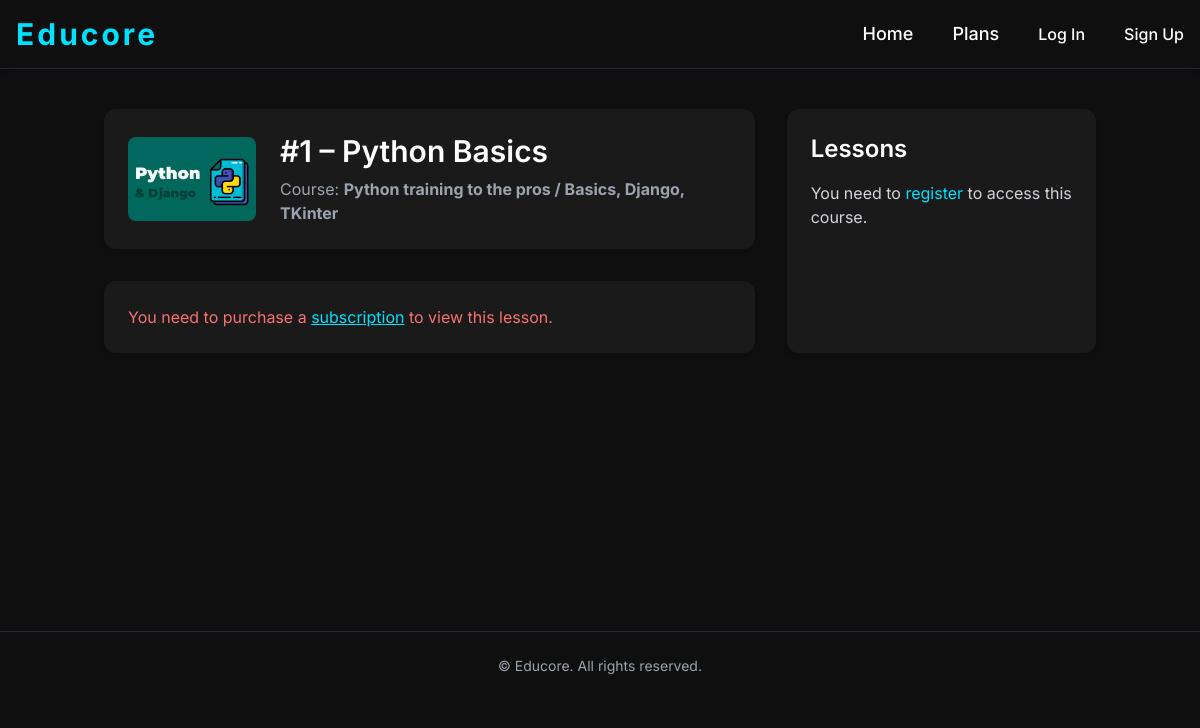
Screenshot of /course/python-django/python-first-lesson with the database file from the repository.
### courses/models.py (models this page shows, shortened)
class Course(models.Model):
    slug = models.SlugField('Unique course slug', unique=True)
    title = models.CharField('Course title', max_length=120)
    desc = models.TextField('Course description')
    image = models.ImageField('Image', default='default.jpg', upload_to='course_images')
    is_free = models.BooleanField('Free?', default=True)
    category = models.CharField('Category', max_length=50, choices=COURSE_CATEGORIES, default='all')
    def get_absolute_url(self):
        return reverse('course-detail', kwargs={'slug': self.slug})

class Lesson(models.Model):
    slug = models.SlugField('Unique lesson slug')
    title = models.CharField('Lesson title', max_length=120)
    desc = models.TextField('Lesson description')
    course = models.ForeignKey(Course, on_delete=models.CASCADE, verbose_name='Which course?')
    number = models.IntegerField('Lesson number')
    video = models.CharField('Video URL', max_length=100)

### courses/views.py (the view)
# urls.py: path('course/<slug>/<lesson_slug>', views.LessonDetailPage.as_view(), name='lesson-detail'),
class LessonDetailPage(DetailView):
    model = Course
    template_name = 'courses/lesson-detail.html'
    def get_context_data(self, *, object_list=None, **kwargs):
        ctx = super().get_context_data(**kwargs)
        course = Course.objects.filter(slug=self.kwargs['slug']).first()
        lesson = Lesson.objects.filter(slug=self.kwargs['lesson_slug']).first()
        lessons = Lesson.objects.filter(course=course).order_by('number')
        video_url = lesson.video
        if 'youtube.com' in video_url:
            try:
                lesson.video_embed = video_url.split('=')[1]
                ctx['video_source'] = 'youtube'
            except IndexError:
                lesson.video_embed = ''
                ctx['video_source'] = 'unknown'
        elif 'vimeo.com' in video_url:
            try:
                parts = video_url.split('/')
                video_id = parts[3]  # ID після vimeo.com/
                token = parts[4] if len(parts) > 4 else ''
                if token:
                    lesson.video_embed = f"{video_id}?h={token}"
                else:
                    lesson.video_embed = video_id
                    ctx['video_source'] = 'vimeo'
            except IndexError:
                lesson.video_embed = ''
                ctx['video_source'] = 'unknown'
        else:
            lesson.video_embed = ''
            ctx['video_source'] = 'unknown'
        ctx['lesson'] = lesson
        ctx['title'] = lesson.title
        ctx['lessons'] = Lesson.objects.filter(course=course).order_by('number')
        return ctx

### templates/courses/lesson-detail.html (shortened to what this page needs)
{% extends 'layout.html' %}
{% block main %}
<div class="container mx-auto px-4 py-10">
  <div class="grid grid-cols-1 lg:grid-cols-3 gap-8">
    <div class="lg:col-span-2">
      <div class="flex flex-col md:flex-row items-start md:items-center gap-6 mb-8 bg-card p-6 rounded-xl shadow-md">
        <div class="w-full md:w-32 flex-shrink-0">
          {% if object.image %}
            <img src="{{ object.image.url }}" alt="{{ object.title }}" class="rounded-lg w-full object-cover">
          {% else %}
            <img src="/pictures/default.jpg" alt="{{ object.title }}" class="rounded-lg w-full object-cover">
          {% endif %}
        </div>
        <div class="flex-1">
          <h1 class="text-3xl font-semibold text-white mb-2">{{ lesson.title }}</h1>
          <p class="text-md text-gray-400">Course: <a href="{{ object.get_absolute_url }}"><strong>{{ object.title }}</strong></a></p>
        </div>
      </div>
      {% if object.is_free or user.profile.account_type == 'full' %}
        <div class="aspect-w-16 aspect-h-9 mb-8 rounded-xl overflow-hidden">
          {% if "youtube.com" in lesson.video %}
            <iframe class="w-full h-full"
                    src="https://www.youtube.com/embed/{{ lesson.video|cut:'https://www.youtube.com/watch?v=' }}"
                    frameborder="0" allowfullscreen></iframe>
          {% elif "vimeo.com" in lesson.video %}
            <iframe
              src="https://player.vimeo.com/video/{{ lesson.video_embed }}"
              frameborder="0"
              allow="autoplay; fullscreen; picture-in-picture"
              allowfullscreen
              style="width: 100%; height: 100%;">
            </iframe>
          <script src="https://player.vimeo.com/api/player.js"></script>
          {% else %}
            <div class="bg-red-500 text-white p-4 rounded-lg">Unsupported video format</div>
          {% endif %}
        </div>
        <div class="bg-card p-6 rounded-xl shadow-md text-gray-300 relative group">
          <input type="checkbox" id="read-more-toggle" class="peer hidden">
          <div class="max-h-40 overflow-hidden peer-checked:max-h-full transition-all duration-500">
            <p class="text-md whitespace-pre-line">{{ lesson.desc|safe }}</p>
          </div>
          <div class="absolute bottom-0 left-0 right-0 h-12 bg-gradient-to-t from-card to-transparent peer-checked:hidden pointer-events-none"></div>
          <label for="read-more-toggle"
                 class="mt-3 inline-block text-neon text-neon hover:text-accent text-sm cursor-pointer select-none peer-checked:hidden">
            more
          </label>
          <label for="read-more-toggle"
                 class="mt-3 hidden peer-checked:inline-block text-neon text-neon hover:text-accent text-sm cursor-pointer select-none">
            less
          </label>
        </div>
      {% else %}
        <div class="bg-card p-6 rounded-xl shadow-md text-red-400">
          <p class="text-md">You need to purchase a <a href="{% url 'tarrifs' %}" class="underline text-neon">subscription</a> to view this lesson.</p>
        </div>
      {% endif %}
    </div>
    <div class="bg-card p-6 rounded-xl max-h-[700px] overflow-y-auto shadow-md">
      <h2 class="text-2xl font-semibold mb-4 text-white">Lessons</h2>
      {% if object.is_free == False and user.is_authenticated == False %}
        <p class="text-md text-gray-300">You need to <a href="{% url 'reg' %}" class="text-neon hover:underline">register</a> to access this course.</p>
      {% endif %}
    </div>
  </div>
</div>
{% endblock %}

### static/css/main.css (style rules this page uses)
* { margin: 0; padding: 0; }
body { font-size: 16px; line-height: 1.6; font-family: 'Inter', sans-serif; color: white; background-color: #0f0f0f; }
h1 { font-size: 2rem; font-weight: 700; margin-bottom: 1rem; }
h2 { font-size: 1.5rem; margin-bottom: 0.75rem; }
a { color: #6f6f6f; text-decoration: none; transition: color 500ms ease; }
.container { max-width: 1258px; width: 100%; margin: 0 auto; padding: 0 16px; }

### rows the page displays
Course: image (picture), title "Python training to the pros / Basics, Django, TKinter"
Lesson: title "#1 – Python Basics"
